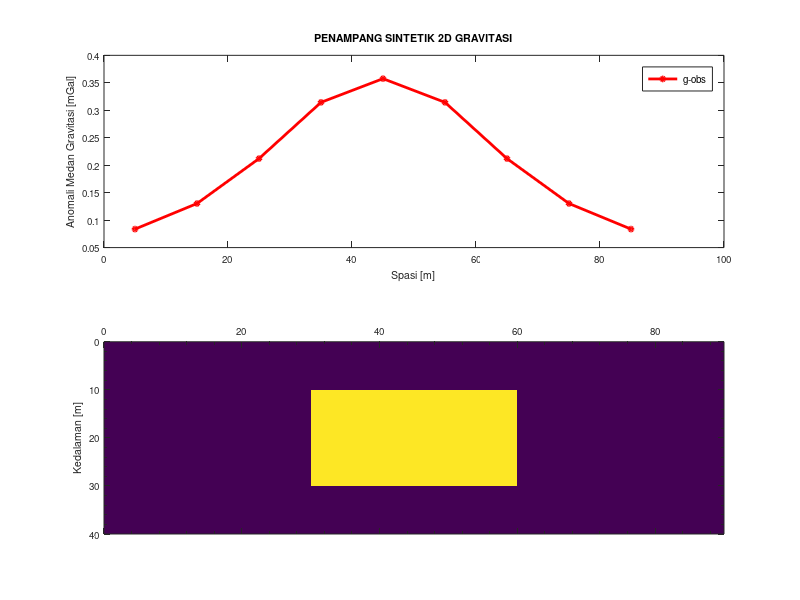

Source code (MATLAB): (Note: this script raises an error after producing the figure.)
%-----------------------------------------------------------------------
% Program Forward Model Gravitasi 2D
% Refererensi Last Kubik
% Dibuat Oleh Dr. Eng. Jamhir Safani
% Dikembangkan oleh Al Rubaiyn
% Kendari 28 Mei 2015
%-----------------------------------------------------------------------
clc; clear all;

G=6.6732e-11;   % Kontanta Gravirtasi damalm Mks
dx = 10; %(m)
dh =10; %(m)
rho = 1000; %(kg/m^3)
rho2 = 500; %(kg/m^3)
nx = 9; nz =4 ;

% Model Sintetik
V = zeros(nz,nx);
V(2,4:6)=rho;
V(3,4:6)=rho;
VV = V(:);
d=dx; %station spacing
h=dh; %depth spacing (thickness)
 
x1 = [0:dx:(nx-1)*dx];
x = x1+d/2;
z1 = [0:h:(nz-1)*h]';
z = z1+h/2;
zz = repmat(z,1,nx);
xx = repmat(x,nz,1);
 
nb = nx*nz;
 
for i=1:nx
    for j = 1:nb
        r1 = ((zz(j)-h/2).^2 + (x(i)-xx(j)+d/2).^2).^0.5;
        r2 = ((zz(j)+h/2).^2 + (x(i)-xx(j)+d/2).^2).^0.5;
        r3 = ((zz(j)-h/2).^2 + (x(i)-xx(j)-d/2).^2).^0.5;
        r4 = ((zz(j)+h/2).^2 + (x(i)-xx(j)-d/2).^2).^0.5;
        theta1 = atan((x(i)-xx(j)+d/2)/(zz(j)-h/2));
        theta2 = atan((x(i)-xx(j)+d/2)/(zz(j)+h/2));
        theta3 = atan((x(i)-xx(j)-d/2)/(zz(j)-h/2));
        theta4 = atan((x(i)-xx(j)-d/2)/(zz(j)+h/2));
 
        %theta1 = theta1*180/pi; theta2 = theta2*180/pi; theta3 = theta3*180/pi; theta4 = theta4*180/pi;
        
        AA(i,j) = 2*G*(...
            (x(i)-xx(j)+d/2)*log((r2*r3)/(r1*r4))...
            + d*log(r4/r3)...
            - (zz(j)+h/2)*(theta4-theta2)...
            + (zz(j)-h/2)*(theta3-theta1));
        
    end
     
end

GG = AA*VV;
figure 
subplot(2,1,1); plot(x,GG*1e5,'ro-','LineWidth',2.0,'MarkerSize',3);
title('PENAMPANG SINTETIK 2D GRAVITASI', 'fontweight','bold','fontsize',11)
ylabel('Anomali Medan Gravitasi [mGal]','fontsize',7);
xlabel('Spasi [m]','fontsize',7);
set(gca,'fontsize',7,'XMinorTick','off');
hleg= legend('g-obs','Location','NorthEast');
set(hleg,'FontAngle','italic','FontSize',7);

subplot(2,1,2); imagesc(x,z,V);
% subplot(2,1,2); contourf(x,-z,V);
ylabel('Kedalaman [m]','fontsize',7);
% ax=gca;
set(gca,'XAxisLocation','top','fontsize',7,'XMinorTick','on','YMinorTick','on');

colorbar('horiz');
colormap('default');
% colorbar('vert'); colormap(cool);
% view(0,270)
% grid on
% set(gca,'YLim',[-nz*dh 0])
% set(gca,'YTick',[-nz*dh:dh:0])
set(gca, 'GridLineStyle', '-');
% set(gca,'XGrid','on','YGrid','on','ZGrid','on')
% grid(gca,'minor');


hasil= [x' GG*1e5];%satuan dalam mGal
% hasil= [x' GG*1e8]; %satuan dalam mikroGal
dlmwrite('square model.dat',hasil,'newline','pc','delimiter','\t','precision','%10.5f');